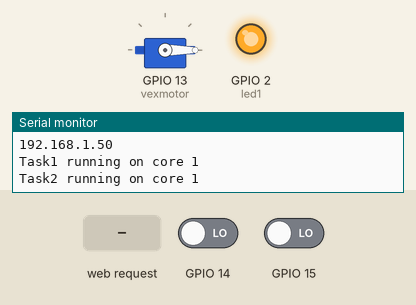
A sketch run on a simulated ESP32. On the bench: servo, output pins drawn as LEDs (lit = HIGH), the last lines printed to the serial monitor. The inputs (shaded band) are chosen by the test bench; at power-on: GPIO 15 LOW, GPIO 14 LOW. WiFi joins after 1.5 s; servers stay silent unless stated.

Above: at 3.7 s.
3.8 s: GPIO 15 driven HIGH
At 5.0 s:
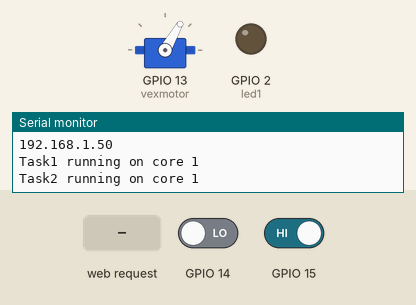
5.3 s: GPIO 15 driven LOW
At 6.2 s:
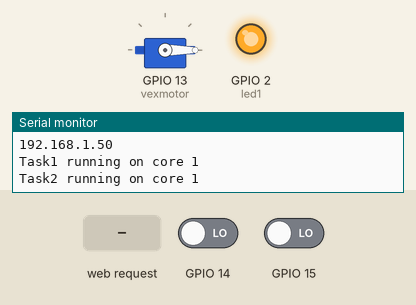
6.8 s: HTTP request GET /26/on received
8.3 s: GPIO 14 driven HIGH
At 9.5 s:
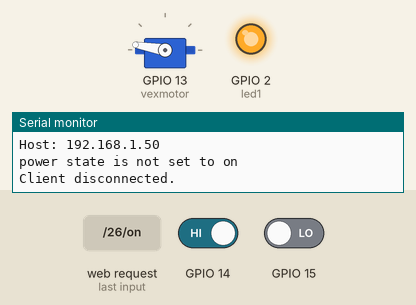
9.8 s: GPIO 14 driven LOW
At 10.6 s:
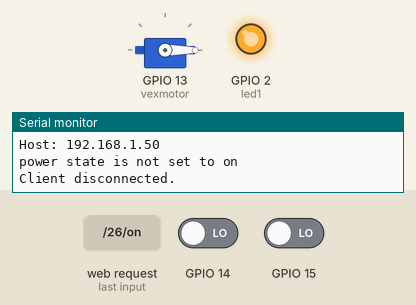
11.3 s: HTTP request GET /26/off received
Timing chart, 0 to 13.8 s (numbered marks = the images above; inputs shaded):
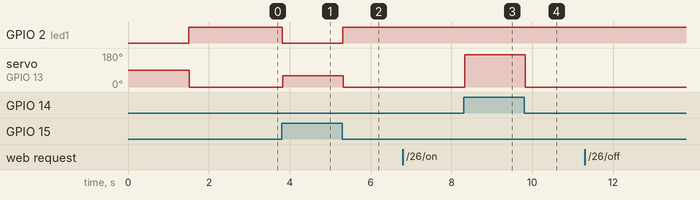

Measured:
- after the input at 3.8 s, GPIO 2 (led1): HIGH → LOW at once; servo on GPIO 13 (vexmotor): 0° → 60° at once
- after the input at 5.3 s, GPIO 2 (led1): LOW → HIGH at once; servo on GPIO 13 (vexmotor): 60° → 0° at once
- after the input at 8.3 s, servo on GPIO 13 (vexmotor): 0° → 170° at once
- after the input at 9.8 s, servo on GPIO 13 (vexmotor): 170° → 0° at once

The sketch:

dualcoretoaster-withwifi-orig.ino
```cpp
#include <Servo.h>
#include <WiFi.h>

Servo vexmotor;
TaskHandle_t Task1;
TaskHandle_t Task2;
bool powerstate = false;
int pos = 0;

// Replace with your network credentials
const char* ssid     = "Pretty Fly for a Wi-Fi";
const char* password = "livelycartoon963";

// LED pins
const int led1 = 2;

// Variable to store the HTTP request
String header;

// Set web server port number to 80
WiFiServer server(80);

void setup() {
  vexmotor.attach(13);
  Serial.begin(115200);
  pinMode(led1, OUTPUT); //the annoying blue led located on the pcb

  Serial.print("Connecting to ");
  Serial.println(ssid);
  WiFi.begin(ssid, password);
  while (WiFi.status() != WL_CONNECTED) {
    delay(500);
    Serial.print(".");
  }
  // Print local IP address and start web server
  Serial.println("");
  Serial.println("WiFi connected.");
  Serial.println("IP address: ");
  Serial.println(WiFi.localIP());
  server.begin();

  //create a task that will be executed in the Task1code() function, with priority 1 and executed on core 0
  xTaskCreatePinnedToCore( //task 1 is the controller to control the toaster
    Task1code,   /* Task function. */
    "Task1",     /* name of task. */
    10000,       /* Stack size of task */
    NULL,        /* parameter of the task */
    1,           /* priority of the task */
    &Task1,      /* Task handle to keep track of created task */
    0);          /* pin task to core 0 */
  delay(500);

  //create a task that will be executed in the Task2code() function, with priority 1 and executed on core 1
  xTaskCreatePinnedToCore( //task 2 in the program controller
    Task2code,   /* Task function. */
    "Task2",     /* name of task. */
    10000,       /* Stack size of task */
    NULL,        /* parameter of the task */
    1,           /* priority of the task */
    &Task2,      /* Task handle to keep track of created task */
    1);          /* pin task to core 1 */
  delay(500);
}

//Task1code: toaster controller
void Task1code( void * pvParameters ) {
  Serial.print("Task1 running on core ");
  Serial.println(xPortGetCoreID());
  for (;;) {
    if (powerstate == true) { //toaster on code
      if (digitalRead(14) != 1)
      {
        pos = 0; //bring down
      } else {
        pos = 170; //stop motor
      }
      delay(15);
    }
    if (powerstate == false) {  //toaster off code
      if (digitalRead(15) != 0)
      {
        pos = 60; //bring up
        digitalWrite(led1, LOW);
      } else {
        pos = 0; //stop motor
        digitalWrite(led1, HIGH);
      }
      delay(15);
    }
    vexmotor.write(pos);  //send the value to the motor controller
  }
}
//Task2code: blinks an LED every 700 ms
void Task2code( void * pvParameters ) {
  Serial.print("Task2 running on core ");
  Serial.println(xPortGetCoreID());

  for (;;) {
    WiFiClient client = server.available();   // Listen for incoming clients

    if (client) {                             // If a new client connects,
      Serial.println("New Client.");          // print a message out in the serial port
      String currentLine = "";                // make a String to hold incoming data from the client
      while (client.connected()) {            // loop while the client's connected
        if (client.available()) {             // if there's bytes to read from the client,
          char c = client.read();             // read a byte, then
          Serial.write(c);                    // print it out the serial monitor
          header += c;
          if (c == '\n') {                    // if the byte is a newline character
            // if the current line is blank, you got two newline characters in a row.
            // that's the end of the client HTTP request, so send a response:
            if (currentLine.length() == 0) {
              // HTTP headers always start with a response code (e.g. HTTP/1.1 200 OK)
              // and a content-type so the client knows what's coming, then a blank line:
              client.println("HTTP/1.1 200 OK");
              client.println("Content-type:text/html");
              client.println("Connection: close");
              client.println();

              // turns the GPIOs on and off
              if (header.indexOf("GET /26/on") >= 0) {
                Serial.println("power state is not set to on");
                powerstate = true;
              } else if (header.indexOf("GET /26/off") >= 0) {
                Serial.println("powerstate is now set to off");
                powerstate = false;
              }// else if (header.indexOf("GET /27/on") >= 0) {
              //                Serial.println("GPIO 27 on");
              ////                output27State = "on";
              ////                digitalWrite(output27, HIGH);
              //              } else if (header.indexOf("GET /27/off") >= 0) {
              //                Serial.println("GPIO 27 off");
              ////                output27State = "off";
              ////                digitalWrite(output27, LOW);
              //              }

              // Display the HTML web page
              client.println("<!DOCTYPE html><html>");
              client.println("<head><meta name=\"viewport\" content=\"width=device-width, initial-scale=1\">");
              client.println("<link rel=\"icon\" href=\"data:,\">");
              // CSS to style the on/off buttons
              client.println("<style>html { font-family: Helvetica; display: inline-block; margin: 0px auto; text-align: center;}");
              client.println(".button { background-color: #4CAF50; border: none; color: pink; padding: 16px 40px;");
              client.println("text-decoration: none; font-size: 30px; margin: 2px; cursor: pointer;}");
              client.println(".button2 {background-color: #555555;}</style></head>");

              // Web Page Heading
              client.println("<body><h1>Toast Control:</h1>");

              // Display current state, and ON/OFF buttons for GPIO 26
              //client.println("<p>GPIO 26 - State " + output26State + "</p>");
              //+++client.println("<p>GPIO 26 - State " + powerstate + "</p>");
              // If the output26State is off, it displays the ON button
              if (powerstate == false) {
                client.println("<p><a href=\"/26/on\"><button class=\"button\">ON</button></a></p>");
              } else {
                client.println("<p><a href=\"/26/off\"><button class=\"button button2\">OFF</button></a></p>");
              }
              //sample portion to base new parts of code off of
              //              // Display current state, and ON/OFF buttons for GPIO 27
              //              client.println("<p>GPIO 27 - State " + output27State + "</p>");
              //              // If the output27State is off, it displays the ON button
              //              if (output27State == "off") {
              //                client.println("<p><a href=\"/27/on\"><button class=\"button\">ON</button></a></p>");
              //              } else {
              //                client.println("<p><a href=\"/27/off\"><button class=\"button button2\">OFF</button></a></p>");
              //              }
              client.println("</body></html>");

              // The HTTP response ends with another blank line
              client.println();
              // Break out of the while loop
              break;
            } else { // if you got a newline, then clear currentLine
              currentLine = "";
            }
          } else if (c != '\r') {  // if you got anything else but a carriage return character,
            currentLine += c;      // add it to the end of the currentLine
          }
        }
      }
      // Clear the header variable
      header = "";
      // Close the connection
      client.stop();
      Serial.println("Client disconnected.");
      Serial.println("");
    }
  }
}
void loop() {}
```
